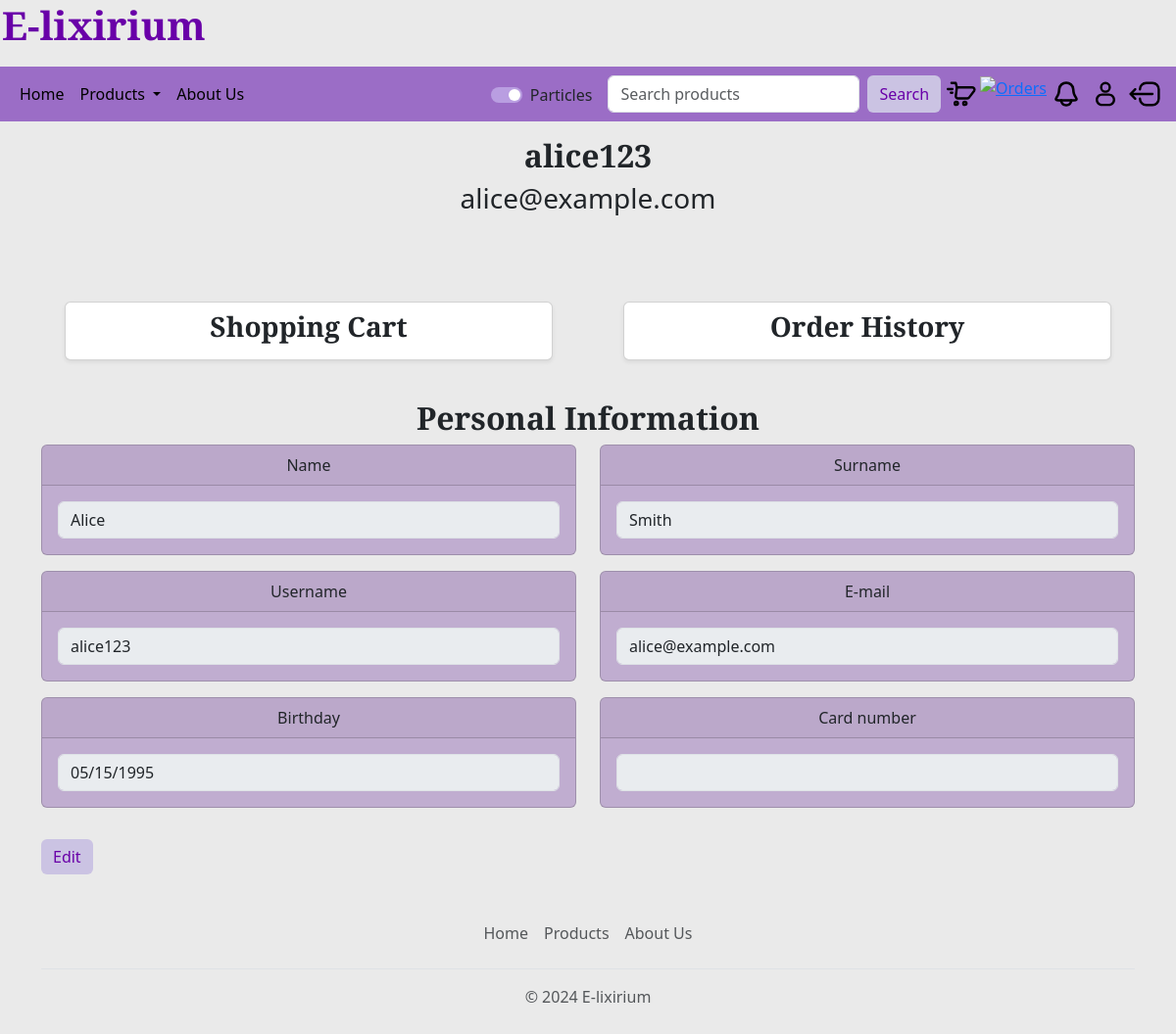
The page /?page=account (signed in) on the database its author committed.
### tables this page shows
create table USER (
     name char(30) not null,
     surname char(30) not null,
     username char(30) not null,
     email char(40) not null,
     password varchar(70) not null,
     birthday date not null,
     card_number varchar(20),
     constraint ID_USER_ID primary key (username));

### src/index.php (called while the page is built, shortened)
<?php
require_once 'bootstrap.php';
$templateParams["title"] = "E-lixirium - Home";
$templateParams["js"] = array("global.js");
$templateParams["categories"] = $dbh->getCategories();
switch ($_GET["page"]) {
    case "account":
        if (isUserLoggedIn()) {
            $templateParams["title"] = "E-lixirium - Account";
            $templateParams["content"] = "account-user.php";
            $templateParams["userInfo"] = $dbh->getUserInfo($_SESSION["username"]);
            $templateParams["cart"] = $dbh->getCartProducts($_SESSION["username"]);
        } else if (isAdminLoggedIn()) {
            $templateParams["title"] = "E-lixirium - Admin";
            $templateParams["content"] = "account-admin.php";
            $templateParams["categories"] = $dbh->getCategories();
            if (isset($_POST["categoryName"])) {
                $dbh->insertCategory($_POST["categoryName"]);
                $templateParams["error"] = "Category added successfully";
                $templateParams["categories"] = $dbh->getCategories();
            }
            if (isset($_POST["productName"]) && isset($_POST["productDescription"]) && isset($_POST["productPrice"]) && isset($_POST["productAmount"]) && isset($_POST["duration"]) && isset($_FILES["productImages"]) && isset($_POST["category"]) && is_array($_POST['category'])) {
                list($result, $msg) = uploadImage(UPLOAD_DIR, $_FILES["productImages"]);
                if ($result != 0) {
                    $imgname = $msg;
                    $id = $dbh->insertProduct($_POST["productName"], $_POST["productDescription"], $_POST["productPrice"], $_POST["productAmount"], $_POST["duration"], $imgname, 0.0);
                    if ($id != false) {
                        foreach ($_POST["category"] as $category) {
                            $dbh->insertProductIsCategory($category, $id);
                        }
                        $templateParams["error"] = "Insertion successful";
                    } else {
                        $templateParams["error"] = "Insertion failed";
                    }
                } else {
                    $templateParams["error"] = $msg;
                }
            }
        } else {
            header("Location: ?page=login");
        }
        break;
}
require 'template/base.php';
?>

### src/db/database.php (called while the page is built, shortened)
<?php
class DatabaseHelper
{
    private $db;
    public function __construct($servername, $username, $password, $dbname, $port)
    {
        $this->db = new mysqli($servername, $username, $password, $dbname, $port);
    }
    public function getCartProducts($username)
    {
        $query = "SELECT W.id_product, P.name, P.price, P.image_name, W.quantity FROM wishes as W, product as P WHERE W.username=? and W.id_product=P.id_product";
        $stmt = $this->db->prepare($query);
        $stmt->bind_param('s', $username);
        $stmt->execute();
        $result = $stmt->get_result();
        return $result->fetch_all(MYSQLI_ASSOC);
    }
    public function getUserInfo($username)
    {
        $query = "SELECT * FROM user WHERE username = ?";
        $stmt = $this->db->prepare($query);
        $stmt->bind_param('s', $username);
        $stmt->execute();
        $result = $stmt->get_result();
        return $result->fetch_all(MYSQLI_ASSOC);
    }
    public function getCategories($n = -1)
    {
        $query = "SELECT * FROM category ORDER BY RAND()";
        $stmt = $this->db->prepare($query);
        $stmt->execute();
        $result = $stmt->get_result();
        return $result->fetch_all(MYSQLI_ASSOC);
    }
}
?>

### src/bootstrap.php (called while the page is built, shortened)
<?php
require_once("utils/functions.php");
require_once("db/database.php");
$dbh = new DatabaseHelper("localhost", "root", "", "e-lixirium", 3306);
?>

### src/template/account-user.php (the view, shortened to what this page needs)
<div class="container">
    <div class="row">
        <section class="col-12 mb-3">
            <h2 class="text-center"><?php echo $templateParams['userInfo'][0]['username']; ?></h2>
            <p class="h3 mb-5 text-center"><?php echo $templateParams['userInfo'][0]['email']; ?></p>
        </section>
        <section class="col-12 col-md-6 mb-3">
            <div class="m-4 text-center">
                <a href="?page=cart" class="text-decoration-none">
                    <div class="card p-2 shadow-sm rounded-lg">
                        <h3>Shopping Cart</h3>
                    </div>
                </a>
            </div>
        </section>
        <section class="col-12 col-md-6 mb-3">
            <div class="m-4 text-center">
                <a href="?page=orders" class="text-decoration-none">
                    <div class="card p-2 shadow-sm rounded-lg">
                        <h3>Order History</h3>
                    </div>
                </a>
            </div>
        </section>
        <section class="col-12 text-center">
            <h2>Personal Information</h2>
            <form method="POST" action="?page=account">
                <div class="row">
                    <div class="col-12 col-md-6 mb-3">
                        <div class="card bg-purple-gray">
                            <label class="card-header form-label" for="name">Name</label>
                            <div class="input-group card-body">
                                <input class="form-control" type="text" id="name" name="name"
                                    value="<?php echo $templateParams['userInfo'][0]['name']; ?>"
                                    data-original-value="<?php echo $templateParams['userInfo'][0]['name']; ?>"
                                    disabled />
                            </div>
                        </div>
                    </div>
                    <div class="col-12 col-md-6 mb-3">
                        <div class="card bg-purple-gray">
                            <label class="card-header form-label" for="surname">Surname</label>
                            <div class="input-group card-body">
                                <input class="form-control" type="text" id="surname" name="surname"
                                    value="<?php echo $templateParams['userInfo'][0]['surname']; ?>"
                                    data-original-value="<?php echo $templateParams['userInfo'][0]['surname']; ?>"
                                    disabled />
                            </div>
                        </div>
                    </div>
                    <div class="col-12 col-md-6 mb-3">
                        <div class="card bg-purple-gray">
                            <label class="card-header form-label" for="username">Username</label>
                            <div class="input-group card-body">
                                <input class="form-control" type="text" id="username" name="username"
                                    value="<?php echo $templateParams['userInfo'][0]['username']; ?>"
                                    data-original-value="<?php echo $templateParams['userInfo'][0]['username']; ?>"
                                    disabled />
                            </div>
                        </div>
                    </div>
                    <div class="col-12 col-md-6 mb-3">
                        <div class="card bg-purple-gray">
                            <label class="card-header form-label" for="email">E-mail</label>
                            <div class="input-group card-body">
                                <input class="form-control" type="text" id="email" name="email"
                                    value="<?php echo $templateParams['userInfo'][0]['email']; ?>"
                                    data-original-value="<?php echo $templateParams['userInfo'][0]['email']; ?>"
                                    disabled />
                            </div>
                        </div>
                    </div>
                    <div class="col-12 col-md-6 mb-3">
                        <div class="card bg-purple-gray">
                            <label class="card-header form-label" for="birthday">Birthday</label>
                            <div class="input-group card-body">
                                <input class="form-control" type="date" id="birthday" name="birthday"
                                    value="<?php echo $templateParams['userInfo'][0]['birthday']; ?>"
                                    data-original-value="<?php echo $templateParams['userInfo'][0]['birthday']; ?>"
                                    disabled />
                            </div>
                        </div>
                    </div>
                    <div class="col-12 col-md-6 mb-3">
                        <div class="card bg-purple-gray">
                            <label class="card-header form-label" for="card_number">Card number</label>
                            <div class="input-group card-body">
                                <input class="form-control" type="text" id="card_number" name="card_number"
                                    value="<?php echo $templateParams['userInfo'][0]['card_number']; ?>"
                                    data-original-value="<?php echo $templateParams['userInfo'][0]['card_number']; ?>"
                                    disabled />
                            </div>
                        </div>
                    </div>
                </div>
                <div class="d-flex justify-content-between mt-3">
                    <button type="button" class="btn btn-primary bg-light-purple border-0 text-purple">Edit</button>
                </div>
            </form>
        </section>
    </div>
</div>

### src/css/style.css (style rules this page uses)
h1, h2, h3 { font-family: 'Cinzel', 'Times New Roman', serif; font-weight: bold; }
.bg-platinum { background-color: rgb(234, 234, 234) !important; }
.bg-light-purple { background-color: rgba(203, 195, 227, 1) !important; }
.bg-purple-gray { background-color: rgb(192, 173, 208) !important; }
.text-purple { color: rgb(105, 0, 168) !important; }

### rows shown on the page
user: username "alice123", email "alice@example.com", name "Alice", surname "Smith", birthday "05/15/1995"
